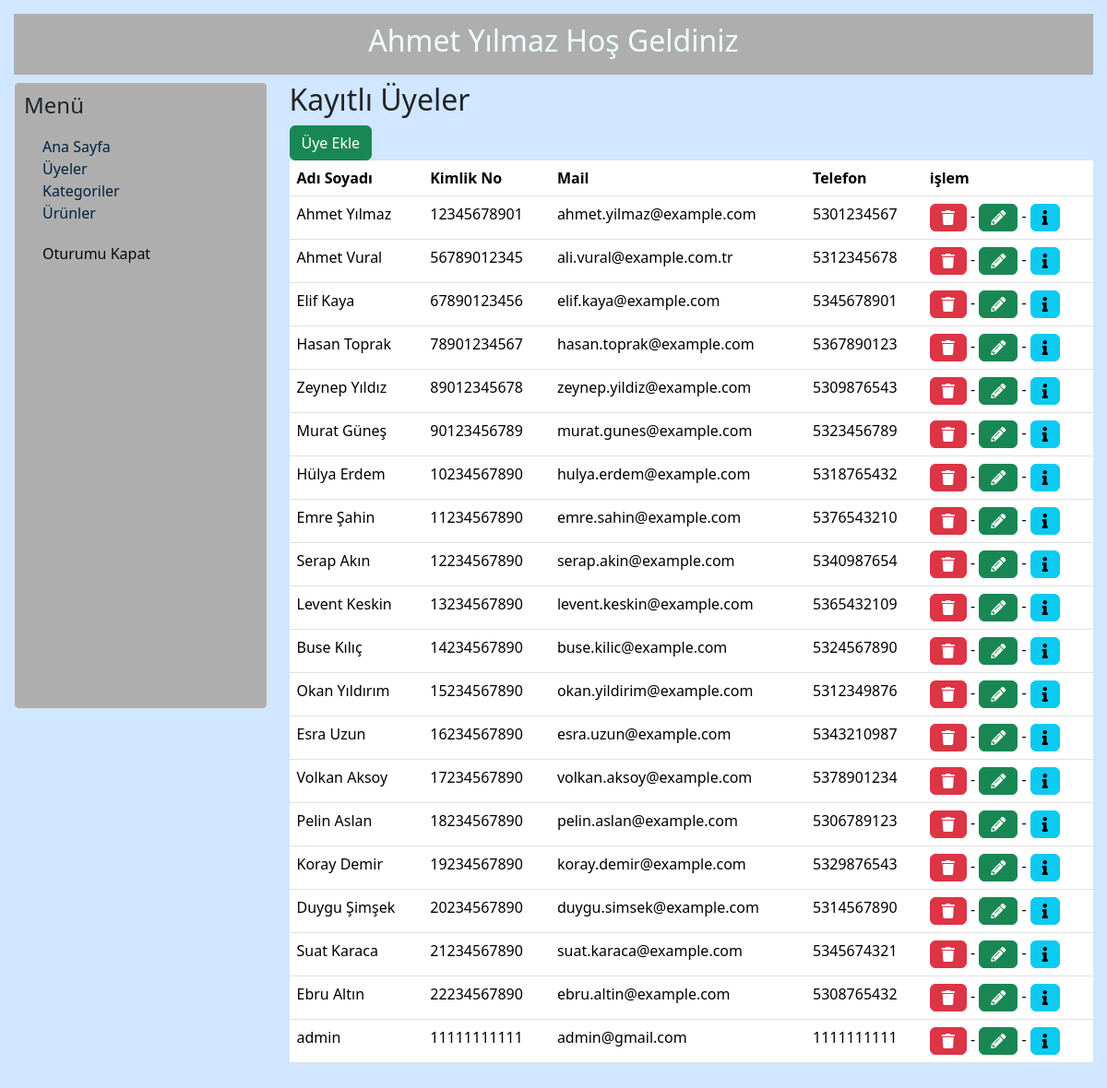
The page /admin/uyeler.php (signed in) on the database its author committed.
### tables this page shows
CREATE TABLE `kullanicilar` (
  `id` int(10) NOT NULL,
  `tcno` bigint(11) DEFAULT NULL,
  `name_surname` varchar(30) NOT NULL,
  `gender` varchar(1) NOT NULL,
  `birthday` date NOT NULL,
  `email` varchar(30) NOT NULL,
  `phone_number` bigint(10) DEFAULT NULL,
  `status` tinyint(1) NOT NULL,
  `password` varchar(100) DEFAULT NULL,
  `admin` tinyint(1) NOT NULL DEFAULT 0
);

### admin/uyeler.php (the view, shortened to what this page needs)
<?php
include("inc/baglan.php");
include 'header.php';
?>
<html lang="tr">
<head>
    <link rel="stylesheet" href="assets/bootstrap.css">
    <link rel="stylesheet" href="assets/style.css">
    <link rel="stylesheet" href="assets/fontawesome-free/css/all.css">
</head>
<body>
    <div class="">
        <div class="row">
            <div class="col-md-3 mt-2">
                <?php include 'menu.php'; ?>
            </div>
            <div class="col-md-9 mt-2">
                <h2>Kayıtlı Üyeler</h2>
                <a class="btn btn-success" href="Uye_islem.php">Üye Ekle</a>
                <table class="table">
                    <tr>
                        <th>Adı Soyadı</th>
                        <th>Kimlik No</th>
                        <th>Mail</th>
                        <th>Telefon</th>
                        <th>işlem</th>
                    </tr>
                    <?php
                    $kul = mysqli_query($baglanti, 'Select * From kullanicilar ');
                    while ($r = mysqli_fetch_array($kul)) {
                        echo "<tr>";
                        echo "<td>" . $r["name_surname"] . "</td>";
                        echo "<td>" . $r["tcno"] . "</td>";
                        echo "<td>" . $r["email"] . "</td>";
                        echo "<td>" . $r["phone_number"] . "</td>";
                        echo '<td><a href="?sil=' . $r["id"] . '"  class="btn btn-danger"><i class ="fas fa-trash"></i></a> -
                        <a href="uye_islem.php?duzenle=' . $r["id"] . '" class="btn btn-success" ><i class ="fas fa-pencil-alt"></i></a> -
                        <a href="info.php?id=' . $r["id"] . '"  class="btn btn-info"><i class ="fas fa-info"></i></a>
                        </td>';
                        echo "</tr>";
                    }
                    ?>
                </table>
            </div>
        </div>
    </div>
</body>
</html>

### admin/assets/style.css (style rules this page uses)
* { padding: 0; margin: 0; list-style: none; box-sizing: border-box; }
body { padding: 15px; margin: 0; list-style: none; box-sizing: border-box; background: #D0E7FF; }
a { text-decoration: none; color: rgb(9, 9, 9); }

### rows shown on the page
kullanicilar: name_surname "Ahmet Yılmaz", tcno "12345678901", email "ahmet.yilmaz@example.com", phone_number "5301234567"
kullanicilar: name_surname "Ahmet Vural", tcno "56789012345", email "ali.vural@example.com.tr", phone_number "5312345678"
kullanicilar: name_surname "Elif Kaya", tcno "67890123456", email "elif.kaya@example.com", phone_number "5345678901"
kullanicilar: name_surname "Hasan Toprak", tcno "78901234567", email "hasan.toprak@example.com", phone_number "5367890123"
kullanicilar: name_surname "Zeynep Yıldız", tcno "89012345678", email "zeynep.yildiz@example.com", phone_number "5309876543"
kullanicilar: name_surname "Murat Güneş", tcno "90123456789", email "murat.gunes@example.com", phone_number "5323456789"
kullanicilar: name_surname "Hülya Erdem", tcno "10234567890", email "hulya.erdem@example.com", phone_number "5318765432"
kullanicilar: name_surname "Emre Şahin", tcno "11234567890", email "emre.sahin@example.com", phone_number "5376543210"
kullanicilar: name_surname "Serap Akın", tcno "12234567890", email "serap.akin@example.com", phone_number "5340987654"
kullanicilar: name_surname "Levent Keskin", tcno "13234567890", email "levent.keskin@example.com", phone_number "5365432109"
kullanicilar: name_surname "Buse Kılıç", tcno "14234567890", email "buse.kilic@example.com", phone_number "5324567890"
kullanicilar: name_surname "Okan Yıldırım", tcno "15234567890", email "okan.yildirim@example.com", phone_number "5312349876"
kullanicilar: name_surname "Esra Uzun", tcno "16234567890", email "esra.uzun@example.com", phone_number "5343210987"
kullanicilar: name_surname "Volkan Aksoy", tcno "17234567890", email "volkan.aksoy@example.com", phone_number "5378901234"
kullanicilar: name_surname "Pelin Aslan", tcno "18234567890", email "pelin.aslan@example.com", phone_number "5306789123"
kullanicilar: name_surname "Koray Demir", tcno "19234567890", email "koray.demir@example.com", phone_number "5329876543"
kullanicilar: name_surname "Duygu Şimşek", tcno "20234567890", email "duygu.simsek@example.com", phone_number "5314567890"
kullanicilar: name_surname "Suat Karaca", tcno "21234567890", email "suat.karaca@example.com", phone_number "5345674321"
kullanicilar: name_surname "Ebru Altın", tcno "22234567890", email "ebru.altin@example.com", phone_number "5308765432"
kullanicilar: name_surname "admin", tcno "11111111111", email "admin@gmail.com", phone_number "1111111111"
